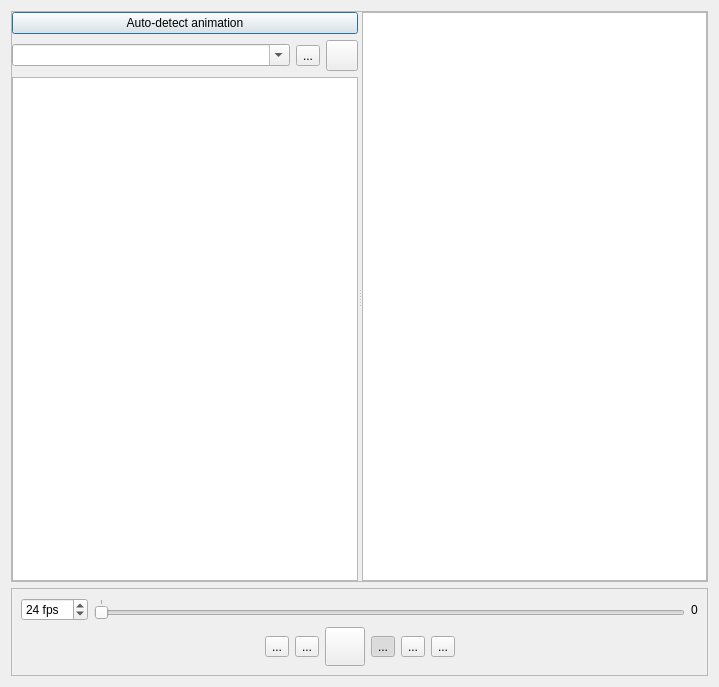
<?xml version="1.0" encoding="UTF-8"?>
<ui version="4.0">
 <class>AnimationDialog</class>
 <widget class="QDialog" name="AnimationDialog">
  <property name="geometry">
   <rect>
    <x>0</x>
    <y>0</y>
    <width>719</width>
    <height>687</height>
   </rect>
  </property>
  <property name="windowTitle">
   <string>Animation</string>
  </property>
  <property name="windowIcon">
   <iconset resource="resources.qrc">
    <normaloff>:/res/icon-animation.png</normaloff>:/res/icon-animation.png</iconset>
  </property>
  <layout class="QVBoxLayout" name="verticalLayout_3">
   <item>
    <widget class="QSplitter" name="splitter">
     <property name="frameShape">
      <enum>QFrame::StyledPanel</enum>
     </property>
     <property name="orientation">
      <enum>Qt::Horizontal</enum>
     </property>
     <property name="childrenCollapsible">
      <bool>false</bool>
     </property>
     <widget class="QWidget" name="layoutWidget">
      <layout class="QVBoxLayout" name="verticalLayout_2">
       <item>
        <widget class="QPushButton" name="autoDetectPushButton">
         <property name="text">
          <string>Auto-detect animation</string>
         </property>
        </widget>
       </item>
       <item>
        <layout class="QHBoxLayout" name="horizontalLayout_2">
         <item>
          <widget class="QComboBox" name="comboBox">
           <property name="editable">
            <bool>true</bool>
           </property>
          </widget>
         </item>
         <item>
          <widget class="QToolButton" name="addAnimationToolButton">
           <property name="text">
            <string>...</string>
           </property>
           <property name="icon">
            <iconset resource="resources.qrc">
             <normaloff>:/res/icon-plus.png</normaloff>:/res/icon-plus.png</iconset>
           </property>
           <property name="iconSize">
            <size>
             <width>24</width>
             <height>24</height>
            </size>
           </property>
          </widget>
         </item>
         <item>
          <widget class="QToolButton" name="removeAnimationToolButton">
           <property name="text">
            <string/>
           </property>
           <property name="icon">
            <iconset resource="resources.qrc">
             <normaloff>:/res/icon-minus.png</normaloff>:/res/icon-minus.png</iconset>
           </property>
           <property name="iconSize">
            <size>
             <width>24</width>
             <height>24</height>
            </size>
           </property>
          </widget>
         </item>
        </layout>
       </item>
       <item>
        <widget class="QListWidget" name="framesListWidget">
         <property name="dragDropMode">
          <enum>QAbstractItemView::DragDrop</enum>
         </property>
         <property name="defaultDropAction">
          <enum>Qt::MoveAction</enum>
         </property>
         <property name="selectionMode">
          <enum>QAbstractItemView::ExtendedSelection</enum>
         </property>
         <property name="iconSize">
          <size>
           <width>32</width>
           <height>32</height>
          </size>
         </property>
        </widget>
       </item>
      </layout>
     </widget>
     <widget class="ZoomGraphicsView" name="graphicsView"/>
    </widget>
   </item>
   <item>
    <widget class="QFrame" name="frame">
     <property name="sizePolicy">
      <sizepolicy hsizetype="Preferred" vsizetype="Maximum">
       <horstretch>0</horstretch>
       <verstretch>0</verstretch>
      </sizepolicy>
     </property>
     <property name="frameShape">
      <enum>QFrame::StyledPanel</enum>
     </property>
     <property name="frameShadow">
      <enum>QFrame::Raised</enum>
     </property>
     <layout class="QVBoxLayout" name="verticalLayout">
      <item>
       <layout class="QHBoxLayout" name="horizontalLayout_3">
        <item>
         <widget class="QSpinBox" name="framePerSecondSpinBox">
          <property name="suffix">
           <string> fps</string>
          </property>
          <property name="minimum">
           <number>1</number>
          </property>
          <property name="maximum">
           <number>999</number>
          </property>
          <property name="value">
           <number>24</number>
          </property>
         </widget>
        </item>
        <item>
         <widget class="QSlider" name="framesSlider">
          <property name="maximum">
           <number>0</number>
          </property>
          <property name="pageStep">
           <number>1</number>
          </property>
          <property name="orientation">
           <enum>Qt::Horizontal</enum>
          </property>
          <property name="tickPosition">
           <enum>QSlider::TicksAbove</enum>
          </property>
         </widget>
        </item>
        <item>
         <widget class="QLabel" name="label">
          <property name="text">
           <string>0</string>
          </property>
         </widget>
        </item>
       </layout>
      </item>
      <item>
       <layout class="QHBoxLayout" name="horizontalLayout">
        <item>
         <spacer name="horizontalSpacer">
          <property name="orientation">
           <enum>Qt::Horizontal</enum>
          </property>
          <property name="sizeHint" stdset="0">
           <size>
            <width>40</width>
            <height>20</height>
           </size>
          </property>
         </spacer>
        </item>
        <item>
         <widget class="QToolButton" name="firstFrameToolButton">
          <property name="text">
           <string>...</string>
          </property>
          <property name="icon">
           <iconset resource="resources.qrc">
            <normaloff>:/res/playback/control_rewind_blue.png</normaloff>:/res/playback/control_rewind_blue.png</iconset>
          </property>
          <property name="iconSize">
           <size>
            <width>24</width>
            <height>24</height>
           </size>
          </property>
         </widget>
        </item>
        <item>
         <widget class="QToolButton" name="prevFrameToolButton">
          <property name="text">
           <string>...</string>
          </property>
          <property name="icon">
           <iconset resource="resources.qrc">
            <normaloff>:/res/playback/control_start_blue.png</normaloff>:/res/playback/control_start_blue.png</iconset>
          </property>
          <property name="iconSize">
           <size>
            <width>24</width>
            <height>24</height>
           </size>
          </property>
         </widget>
        </item>
        <item>
         <widget class="QToolButton" name="playToolButton">
          <property name="text">
           <string/>
          </property>
          <property name="icon">
           <iconset resource="resources.qrc">
            <normaloff>:/res/playback/control_play_blue.png</normaloff>:/res/playback/control_play_blue.png</iconset>
          </property>
          <property name="iconSize">
           <size>
            <width>32</width>
            <height>32</height>
           </size>
          </property>
          <property name="checkable">
           <bool>true</bool>
          </property>
         </widget>
        </item>
        <item>
         <widget class="QToolButton" name="repeatToolButton">
          <property name="text">
           <string>...</string>
          </property>
          <property name="icon">
           <iconset resource="resources.qrc">
            <normaloff>:/res/playback/control_repeat_blue.png</normaloff>:/res/playback/control_repeat_blue.png</iconset>
          </property>
          <property name="iconSize">
           <size>
            <width>32</width>
            <height>32</height>
           </size>
          </property>
          <property name="checkable">
           <bool>true</bool>
          </property>
          <property name="checked">
           <bool>true</bool>
          </property>
         </widget>
        </item>
        <item>
         <widget class="QToolButton" name="nextFrameToolButton">
          <property name="text">
           <string>...</string>
          </property>
          <property name="icon">
           <iconset resource="resources.qrc">
            <normaloff>:/res/playback/control_end_blue.png</normaloff>:/res/playback/control_end_blue.png</iconset>
          </property>
          <property name="iconSize">
           <size>
            <width>24</width>
            <height>24</height>
           </size>
          </property>
         </widget>
        </item>
        <item>
         <widget class="QToolButton" name="lastFrameToolButton">
          <property name="text">
           <string>...</string>
          </property>
          <property name="icon">
           <iconset resource="resources.qrc">
            <normaloff>:/res/playback/control_fastforward_blue.png</normaloff>:/res/playback/control_fastforward_blue.png</iconset>
          </property>
          <property name="iconSize">
           <size>
            <width>24</width>
            <height>24</height>
           </size>
          </property>
         </widget>
        </item>
        <item>
         <spacer name="horizontalSpacer_2">
          <property name="orientation">
           <enum>Qt::Horizontal</enum>
          </property>
          <property name="sizeHint" stdset="0">
           <size>
            <width>40</width>
            <height>20</height>
           </size>
          </property>
         </spacer>
        </item>
       </layout>
      </item>
     </layout>
    </widget>
   </item>
  </layout>
 </widget>
 <customwidgets>
  <customwidget>
   <class>ZoomGraphicsView</class>
   <extends>QGraphicsView</extends>
   <header>ZoomGraphicsView.h</header>
  </customwidget>
 </customwidgets>
 <resources>
  <include location="resources.qrc"/>
 </resources>
 <connections>
  <connection>
   <sender>framesSlider</sender>
   <signal>valueChanged(int)</signal>
   <receiver>label</receiver>
   <slot>setNum(int)</slot>
   <hints>
    <hint type="sourcelabel">
     <x>650</x>
     <y>451</y>
    </hint>
    <hint type="destinationlabel">
     <x>690</x>
     <y>444</y>
    </hint>
   </hints>
  </connection>
 </connections>
</ui>
